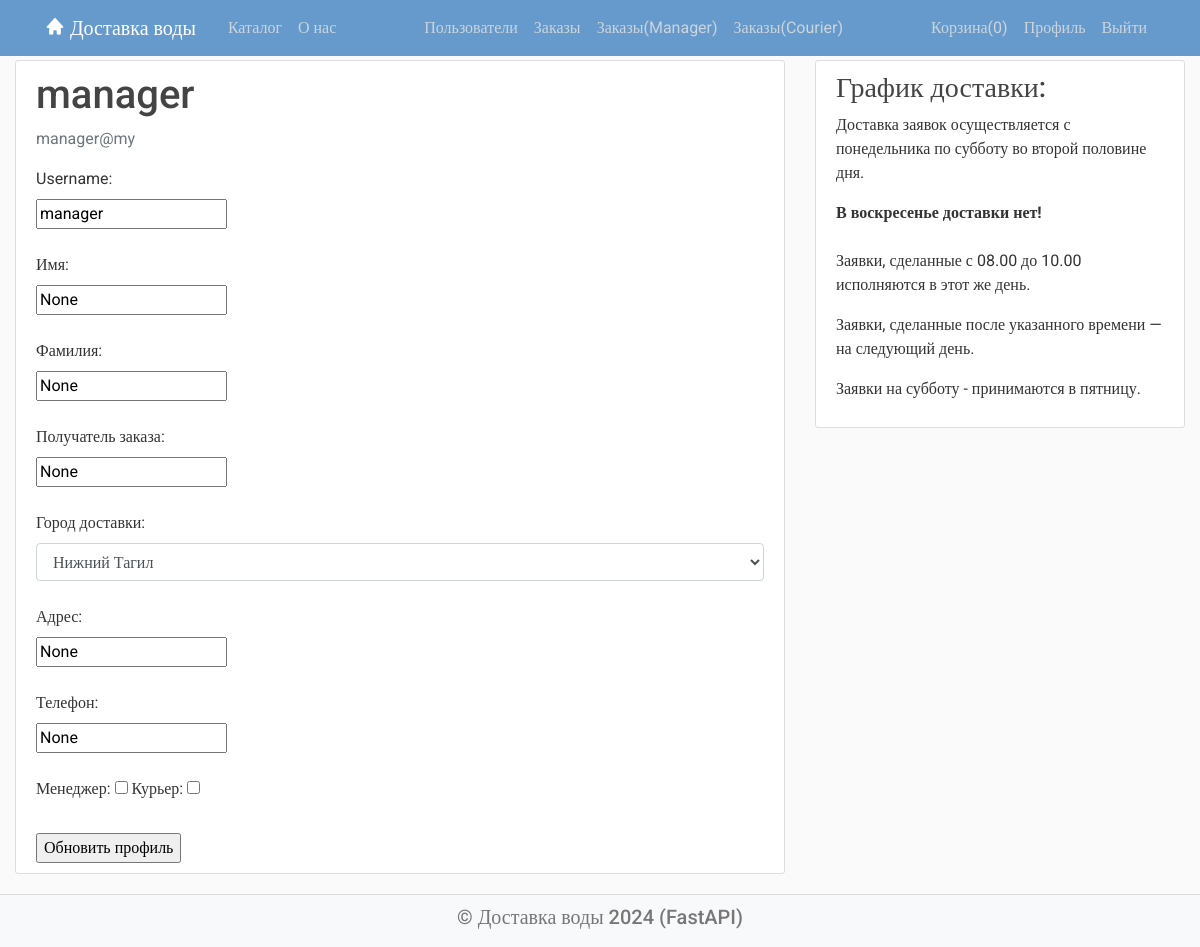
Page /user/profile/10 (signed in) on the earlier database version.
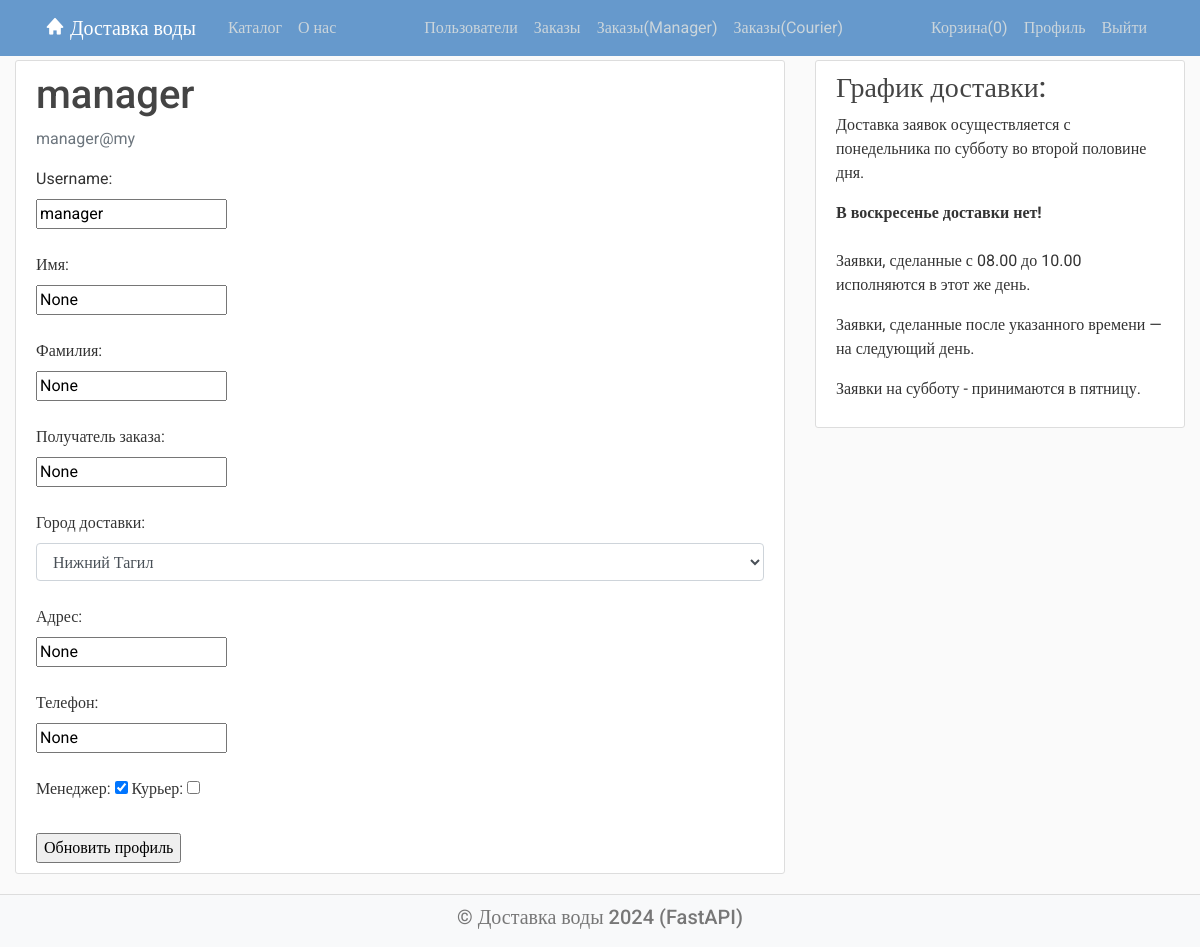
Same page on the later database version.
### models/user.py (models this page shows)
class Profile(Base):
    __tablename__ = 'profiles'
    id = Column(Integer, primary_key=True, index=True)
    firstname = Column(String, default=None)
    lastname = Column(String, default=None)
    customer_name = Column(String, default=None)
    phone = Column(String, default=None)
    address = Column(String, default=None)
    user_id = Column(Integer, ForeignKey('users.id'), index=True, nullable=False)
    user = relationship('User', foreign_keys=[user_id], back_populates='profile')
    city_id = Column(Integer, ForeignKey('cities.id'), index=True, default=None)
    city = relationship("City", back_populates="profiles")
    is_manager = Column(Boolean, default=False)
    is_courier = Column(Boolean, default=False)

### routers/user.py (the view)
@router.get("/profile/{user_id}", response_class=HTMLResponse)
async def get_profile(request: Request, db: Annotated[Session, Depends(get_db)], user_id: int = None):
    messages = request.session.get('messages', [])
    user = get_current_user(request, db)  # получаем текущего пользователя
    if not user.is_authenticated():
        raise HTTPException(status_code=401, detail="Unauthorized")
    print(user_id)
    if not user_id:  # если пользователь не передан
        user_id = user.id
    user_form = db.query(User).filter(User.id == user_id).first()
    cities = get_cities(db)  # получаем список городов
    return templates.TemplateResponse("/users/profile.html",
                                      {"request": request,
                                       "cities": cities,
                                       "cart_items_count": request.session.get("cart_items_count", 0),
                                       "user": user,
                                       "user_form": user_form,
                                       "messages": messages})

### templates/users/profile.html (shortened to what this page needs)
{% extends "main.html" %}
{% block content %}
<div class="content-section" xmlns="http://www.w3.org/1999/html">
    <div class="media">
        <div class="media-body">
            <h2 class="account-heading">{{ user_form.username }}</h2>
            <p class="text-secondary">{{ user_form.email }}</p>
        </div>
    </div>
    <form action="/user/update" method="post">
        <label for="username">Username:</label><br>
        <input type="text" id="username" name="username" value="{{ user_form.username }}" required><br>
        <br>
        <label for="firstname">Имя:</label><br>
        <input type="text" id="firstname" name="firstname" value="{{ user_form.profile.firstname }}"><br>
        <br>
        <label for="lastname">Фамилия:</label><br>
        <input type="text" id="lastname" name="lastname" value="{{ user_form.profile.lastname }}"><br>
        <br>
        <label for="customer_name">Получатель заказа:</label><br>
        <input type="text" id="customer_name" name="customer_name" value="{{ user_form.profile.customer_name }}"><br>
        <br>
        <label for="city">Город доставки:</label>
        <select id="city" name="city" class="form-control" required>
            {% for city in cities %}
            <option value="{{ city.id }}" {{
            'selected' if city.id == user_form.profile.city_id else '-----'}}>{{ city.name }}</option>
            {% endfor %}
        </select>
        <br>
        <label for="address">Адрес:</label><br>
        <input type="text" id="address" name="address" value="{{ user_form.profile.address }}"><br>
        <br>
        <label for="phone">Телефон:</label><br>
        <input type="text" id="phone" name="phone" value="{{ user_form.profile.phone }}"><br>
        <br>
        {% if user.is_admin %}
            <label for="is_manager">Менеджер:</label>
            <input type="checkbox" id="is_manager" name="is_manager" value="true" {% if user_form.profile.is_manager %}checked{%endif%}>
            <label for="is_courier">Курьер:</label>
            <input type="checkbox" id="is_courier" name="is_courier" value="true" {% if user_form.profile.is_courier %}checked{%endif%}>
        {% else %}
        <b>
            {% if user_form.profile.is_manager %} Менеджер {%endif%}
            {% if user_form.profile.is_courier %} Курьер {%endif%}
        </b>
        {% endif %}
        <br><br>
        <input type="submit" value="Обновить профиль">
    </form>
</div>
{% endblock content %}

Differences in the rows shown:
changed Profile "None": is_manager "☐" → "☑"
